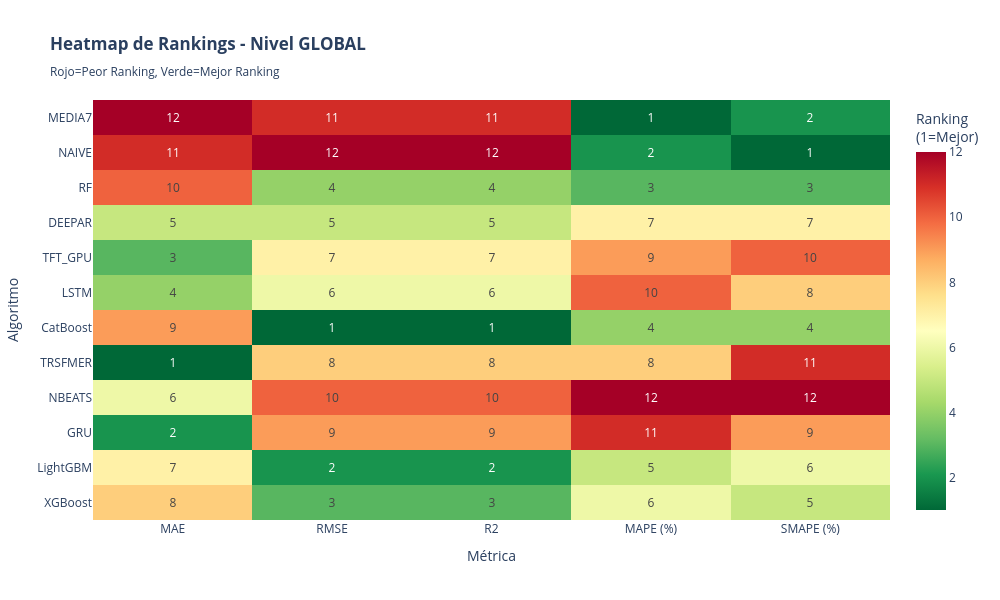

The cell this chart's notebook holds for it:
### Markdown cell above
# HEATMAP DE RANKINGS POR MÉTRICA

### Code cell
# ============================================================================
# CREAR HEATMAP DE RANKINGS - GLOBAL
# ============================================================================

print("\n" + "="*100)
print("🔥 HEATMAP DE RANKINGS POR MÉTRICA (GLOBAL)")
print("="*100)

# Usar datos globales
df_heatmap_data = df_global[['Algoritmo'] + METRICAS_COMPARACION].set_index('Algoritmo')

# Calcular rankings para cada métrica
df_rankings = pd.DataFrame(index=df_heatmap_data.index)

for col in METRICAS_COMPARACION:
    if col in df_heatmap_data.columns:
        es_mejor = METRIC_DIRECTIONS.get(col, False)
        if es_mejor:
            # Más alto es mejor: rank descendente
            df_rankings[col] = df_heatmap_data[col].rank(ascending=False).astype(int)
        else:
            # Más bajo es mejor: rank ascendente
            df_rankings[col] = df_heatmap_data[col].rank(ascending=True).astype(int)

# Crear heatmap con plotly
fig_heatmap = go.Figure(data=go.Heatmap(
    z=df_rankings.values,
    x=df_rankings.columns,
    y=df_rankings.index,
    colorscale='RdYlGn_r',  # Rojo (peor) a Verde (mejor)
    text=df_rankings.values,
    texttemplate='%{text}',
    textfont={"size": 12},
    colorbar=dict(title="Ranking<br>(1=Mejor)")
))

fig_heatmap.update_layout(
    title="<b>Heatmap de Rankings - Nivel GLOBAL</b><br><sub>Rojo=Peor Ranking, Verde=Mejor Ranking</sub>",
    xaxis_title="Métrica",
    yaxis_title="Algoritmo",
    height=600,
    width=1000,
    font=dict(size=12)
)

fig_heatmap.show()

# Calcular puntuación agregada por algoritmo
df_rankings['PUNTUACIÓN_TOTAL'] = df_rankings[METRICAS_COMPARACION].sum(axis=1)
df_rankings_sorted = df_rankings.sort_values('PUNTUACIÓN_TOTAL')

print("\n🏆 RANKING GENERAL POR ALGORITMO (suma de rankings):")
print("✅ Puntuación más baja = Mejor desempeño general")

### Figure 1 — Plotly figure (JSON) as saved in the notebook; plotly's stock layout.template omitted (floating-point values rounded to 4 significant figures)
{"data": [{"colorbar": {"title": {"text": "Ranking<br>(1=Mejor)"}}, "colorscale": [[0, "rgb(0,104,55)"], [0.1, "rgb(26,152,80)"], [0.2, "rgb(102,189,99)"], [0.3, "rgb(166,217,106)"], [0.4, "rgb(217,239,139)"], [0.5, "rgb(255,255,191)"], [0.6, "rgb(254,224,139)"], [0.7, "rgb(253,174,97)"], [0.8, "rgb(244,109,67)"], [0.9, "rgb(215,48,39)"], [1, "rgb(165,0,38)"]], "text": [[8, 3, 3, 6, 5], [7, 2, 2, 5, 6], [2, 9, 9, 11, 9], [6, 10, 10, 12, 12], [1, 8, 8, 8, 11], [9, 1, 1, 4, 4], [4, 6, 6, 10, 8], [3, 7, 7, 9, 10], [5, 5, 5, 7, 7], [10, 4, 4, 3, 3], [11, 12, 12, 2, 1], [12, 11, 11, 1, 2]], "textfont": {"size": 12}, "texttemplate": "%{text}", "type": "heatmap", "x": ["MAE", "RMSE", "R2", "MAPE (%)", "SMAPE (%)"], "y": ["XGBoost", "LightGBM", "GRU", "NBEATS", "TRSFMER", "CatBoost", "LSTM", "TFT_GPU", "DEEPAR", "RF", "NAIVE", "MEDIA7"], "z": [[8, 3, 3, 6, 5], [7, 2, 2, 5, 6], [2, 9, 9, 11, 9], [6, 10, 10, 12, 12], [1, 8, 8, 8, 11], [9, 1, 1, 4, 4], [4, 6, 6, 10, 8], [3, 7, 7, 9, 10], [5, 5, 5, 7, 7], [10, 4, 4, 3, 3], [11, 12, 12, 2, 1], [12, 11, 11, 1, 2]]}], "layout": {"font": {"size": 12}, "height": 600, "title": {"text": "<b>Heatmap de Rankings - Nivel GLOBAL</b><br><sub>Rojo=Peor Ranking, Verde=Mejor Ranking</sub>"}, "width": 1000, "xaxis": {"title": {"text": "Métrica"}}, "yaxis": {"title": {"text": "Algoritmo"}}}}
